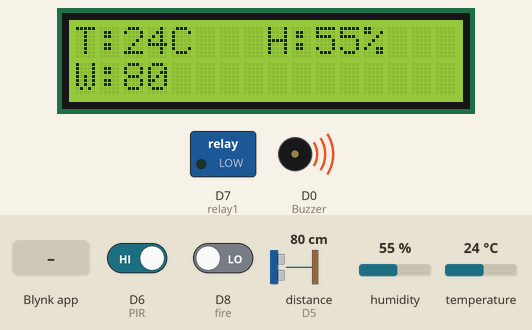
Simulated run of this sketch. Board: ESP8266 (NodeMCU). Shown: 16×2 character LCD, switched loads named in the sketch (green lamp = pin HIGH), buzzer (waves = sounding, pin HIGH). Wiring (inferred from the names in the program): ultrasonic range finder: trigger D4; echo D5. The inputs (shaded band) are chosen by the test bench; at power-on: D8 (fire) LOW, distance to the obstacle (sensor on D5) 80 cm, humidity 55 %, temperature 24 °C, D6 (PIR) HIGH. The echo pulse lasts 58.3 µs per cm; WiFi joins after 1.5 s; servers stay silent unless stated; pins used as bus, display or sensor lines are not drawn.

Above: at 7.1 s.
7.2 s: Blynk app writes 1 to V5
At 8.8 s:
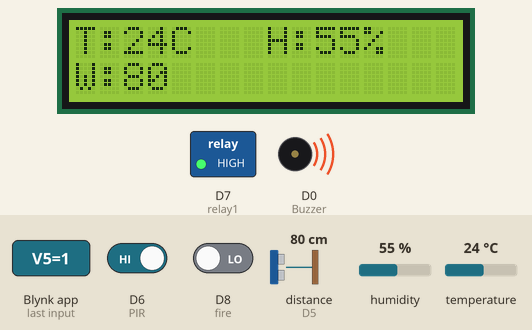
9.5 s: D8 (fire) driven HIGH
At 11.0 s:
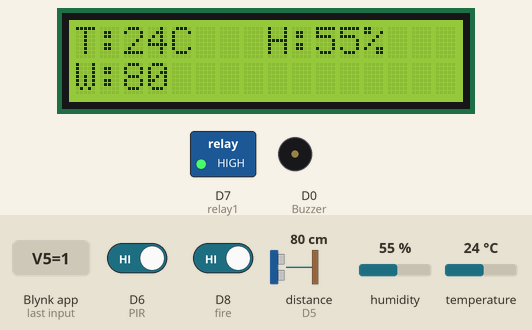
11.7 s: distance to the obstacle (sensor on D5) set to 2 cm
At 13.4 s:
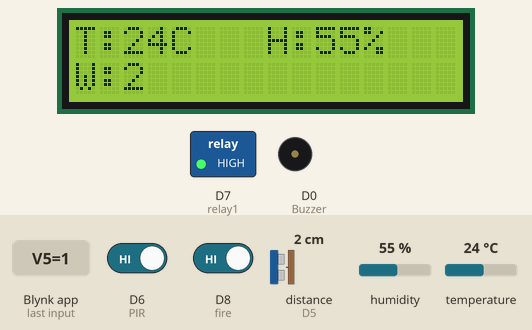
13.7 s: humidity set to 22 %
At 15.0 s:
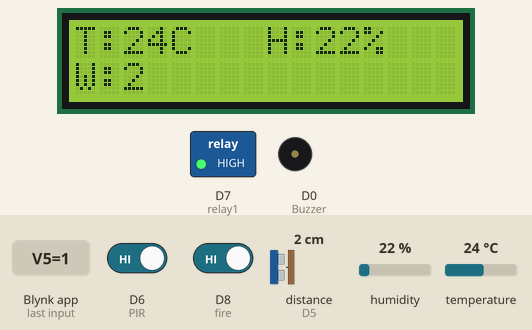
15.8 s: temperature set to 12 °C
At 17.5 s:
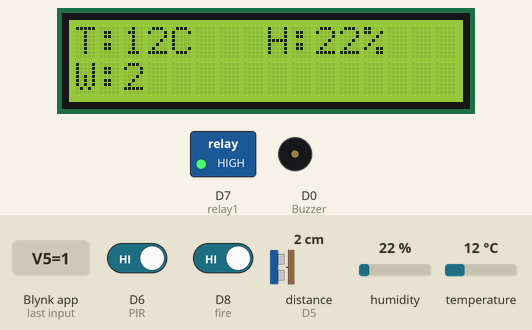
17.8 s: Blynk app writes 0 to V5
At 19.7 s:
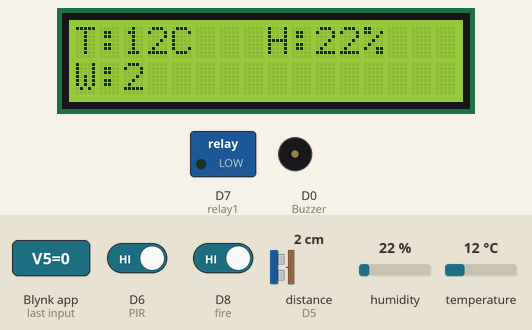
Timing chart, 0 to 20.9 s (numbered marks = the images above; inputs shaded):
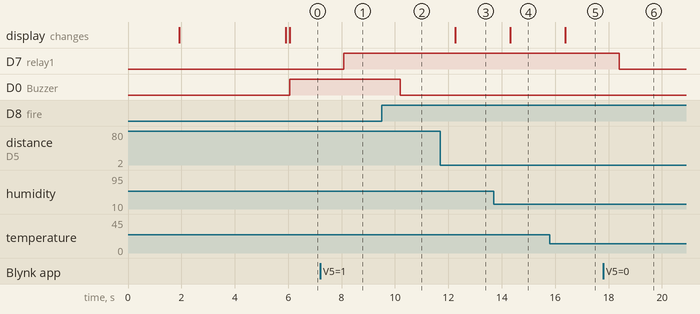

The sketch:

Full_Home_Automation_new_Blynk.ino
```cpp
#include <LiquidCrystal_I2C.h>
#define BLYNK_PRINT Serial
#include <ESP8266WiFi.h>
#include <BlynkSimpleEsp8266.h>
#include <DHT.h>

#define BLYNK_TEMPLATE_ID "TMPL6K8dXNgjm"
#define BLYNK_TEMPLATE_NAME "Home Automation"
#define BLYNK_AUTH_TOKEN "preE3cRscviPPvt2NwBuP4R_wONm6um2"

//Initialize the LCD display
LiquidCrystal_I2C lcd(0x27, 16, 2);

char auth[] = "preE3cRscviPPvt2NwBuP4R_wONm6um2";//Enter your Auth token
char ssid[] = "Morich";//Enter your WIFI name
char pass[] = "amarjhallage";//Enter your WIFI password

DHT dht(D3, DHT11); //(sensor pin,sensor type)
BlynkTimer timer;
bool pirbutton = 0;

// Define component pins
#define Buzzer D0
#define trig D4
#define echo D5
#define PIR D6
#define relay1 D7
#define fire D8

//Get buttons values
BLYNK_WRITE(V1) {
  pirbutton = param.asInt();
}

void setup() {
  Serial.begin(9600);
  lcd.init();
  lcd.backlight();
  pinMode(Buzzer, OUTPUT);
  pinMode(PIR, INPUT);
  pinMode(trig, OUTPUT);
  pinMode(echo, INPUT);
  pinMode(relay1, OUTPUT);
  pinMode(fire, INPUT);
  digitalWrite(relay1, LOW);
  lcd.print("Connecting...");
  Blynk.begin(auth, ssid, pass, "blynk.cloud", 80);
  lcd.clear();
  dht.begin();

  lcd.setCursor(0, 0);
  lcd.print("Home Automation");
  lcd.setCursor(0, 1);
  lcd.print("Security System");
  delay(4000);
  lcd.clear();

//Call the functions
  timer.setInterval(100L, DHT11sensor);
  timer.setInterval(100L, pirsensor);
  timer.setInterval(100L, ultrasonic);
  timer.setInterval(100L, firesensor);
}

//Get the DHT11 sensor values
void DHT11sensor() {
  float h = dht.readHumidity();
  float t = dht.readTemperature();

  if (isnan(h) || isnan(t)) {
    Serial.println("Failed to read from DHT sensor!");
    return;
  }
  Blynk.virtualWrite(V0, t);
  Blynk.virtualWrite(V2, h);

  lcd.setCursor(0, 0);
  lcd.print("T:");
  lcd.print(int(t));
  lcd.print("C");

  lcd.setCursor(8, 0);
  lcd.print("H:");
  lcd.print(int(h));
  lcd.print("%");

}

//Get the PIR sensor values
void pirsensor() {
  bool value = digitalRead(PIR);
  if (pirbutton == 1) {
    if (value == 0) {
      digitalWrite(Buzzer, LOW);
    } else if (value == 1) {
      Blynk.logEvent("theft_alert");
      digitalWrite(Buzzer, HIGH);
    }
  }
}

//Get the ultrasonic sensor values
void ultrasonic() {
  digitalWrite(trig, LOW);
  delayMicroseconds(4);
  digitalWrite(trig, HIGH);
  delayMicroseconds(10);
  digitalWrite(trig, LOW);
  long t = pulseIn(echo, HIGH);
  long cm = t / 29 / 2;
  Blynk.virtualWrite(V4, cm);

  lcd.setCursor(0, 1);
  lcd.print("W:");
  lcd.print(cm);
  lcd.print("  ");
}

//Get buttons values
BLYNK_WRITE(V5) {
 bool RelayOne = param.asInt();
  if (RelayOne == 0) {
    digitalWrite(relay1, LOW);
  } else {
    digitalWrite(relay1, HIGH);
  }
}

//Fire sensor
void firesensor(){
int fire_det = digitalRead(fire);
if (fire_det == 1){
  digitalWrite(Buzzer, LOW);
 }
else if(fire_det == 0){
  digitalWrite(Buzzer, HIGH);
  Blynk.logEvent("fire_alert");
 }
 delay(1000);
}

void loop() {
  Blynk.run();//Run the Blynk library
  timer.run();//Run the Blynk timer
}
```

Measured:
- after the input at 7.2 s, D7 (relay1): LOW → HIGH after 0.88 s
- after the input at 9.5 s, D0 (Buzzer): HIGH → LOW after 0.70 s
- after the input at 11.7 s, the display: changes after 0.56 s (image 3)
- after the input at 13.7 s, the display: changes after 0.62 s (image 4)
- after the input at 15.8 s, the display: changes after 0.58 s (image 5)
- after the input at 17.8 s, D7 (relay1): HIGH → LOW after 0.60 s
